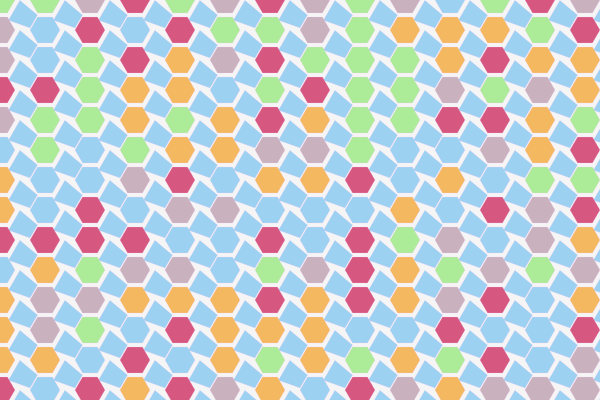
Frame 1 (no input)
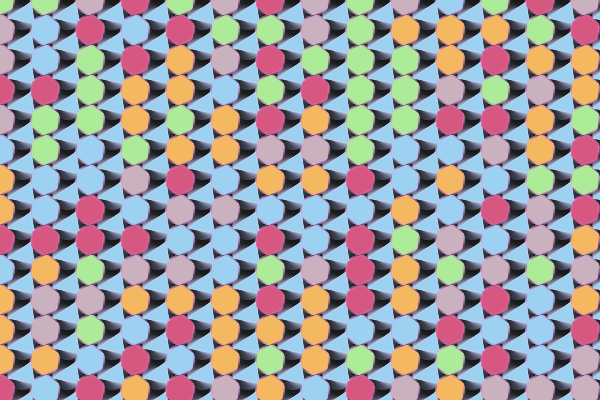
Frame 60 (no input)
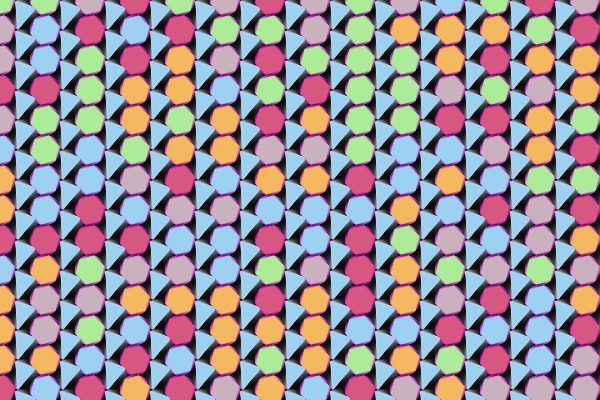
Frame 120 (the mouse pressed at the canvas centre since frame 60)

The p5.js sketch that drew these frames (run headless with seeded random() and noise() and a simulated clock; from frame 60 on, the mouse is pressed at the canvas centre):

// p5.js sketch
// ── sketch.js
var hexs = [];
var palet1 = ["#d65780","#c9b1bd","#9dd1f1","#f4b860","#aceb98"];
var expalete = ["#f4442e","#fff05a","#690500","#ffd2ac"];
var palet3 = ["#3f7cac","#17c3b2","#ffcb77","#fef9ef","#fe6d73"];
var palet4 = ["#00000","#44000","#442211","#941023","#ab0a33"];

function setup() {
  
  background(0);
  createCanvas(600, 400);
  var randseed= random([0,1])
  var thescalar = [30,15][randseed];
  var hexrow =[10,20][randseed];
  var hexcol = hexrow;
  var mypalette = random([palet1,palet3,palet4,expalete]);

  // hexs.push(new Hexagon(startx,starty,thescalar));
  // hexs.push(new Hexagon(startx+100,starty,thescalar,random(palet3),90));
  // hexs.push(new Hexagon(startx+100,starty+174,thescalar,random(palet3),90));

  // hexs.push(new Hexagon(startx+100 + 3*thescalar,starty,thescalar,random(palet3),90));
  // hexs.push(new Hexagon(startx+100+ 3*thescalar,starty+174,thescalar,random(palet3),90));

  // hexs.push(new Hexagon(startx+100+1.5*thescalar,starty+87,thescalar,random(palet3),90));
 
  var redactres =random([true,false]);
  var animatedbasics = random([true,false]);
  for (let i=0;i<hexrow;i+=1.5){
    for (let j=0;j<hexcol;j+=1){
      var newx= (i*2*thescalar);
      var newy=(j*2*thescalar);

      hexs.push(new Hexagon(newx,newy,thescalar,random(mypalette),90,false,animatedbasics,true));
      hexs.push(new Hexagon(newx+1.5*thescalar,newy+thescalar,thescalar,mypalette[2],90,true,true,redactres));

      // hexs.push(new Hexagon(newx+1.5*thescalar,newy+1*thescalar,thescalar,palet3[1],90));
      // hexs.push(new Hexagon(newx+3*thescalar,newy,thescalar,palet3[2],90));

  }
}
}

function draw() {
  background(0,10);
  for (let i=0;i<hexs.length;i++)
  {
    hexs[i].show();

    hexs[i].move();
  }
}

// ── hexagon.js
class Hexagon{
    constructor(x,y,scalar,thecolor,initangle=0,special=false,animated=true,redacted=false){
        this.x=x;
        this.y=y;
        this.scalar=scalar;
        this.counter = 0;
        this.angle = initangle;
        this.mycolor = thecolor;
        this.myinc = 60;
        this.animated = animated;
        this.special=special;
        this.redacted=redacted;

    }
    show(){
        angleMode(DEGREES);
        fill(255);
        beginShape();
        if (this.special)
        {
            this.myinc = map(sin(this.counter%360),-1,1,60,140);

        }

        for (let i=0;i<360;i+=this.myinc)
        {

            var xadj = sin(i+this.angle) * this.scalar;
            var yadj = cos(i+this.angle) * this.scalar;

            var colornumber = map(sin(i+this.angle),-1,1,0,255)
            var secondarycolor = color(255,colornumber,255,50);
            
            fill(this.mycolor);
            stroke(secondarycolor);
            
            strokeWeight(1);
            vertex(this.x+xadj,this.y+yadj);

        }
       
        endShape(CLOSE);
        this.counter++;
    }

    move(){
        if(this.animated)
        {
            this.angle++;
        }
        if(this.redacted)
        {
            this.angle += map(noise(this.counter*.01),0,1,-1,4);
        }
    }

}
